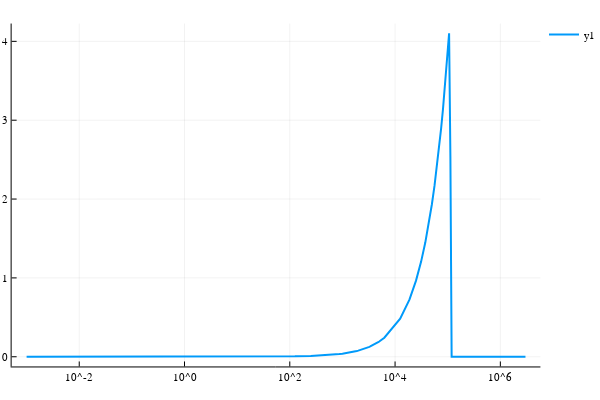

Write notebook code for a chart like this one.
### Markdown cell above
## W vs ξ

### Code cell
wpdata = Chemostat.v1.FBA.s.(fbaress,Wid,Wtid);
wp = plot((ξrange,wpdata), xaxis = :log, lw = 2)

### Figure 1 — Plotly figure (JSON) as saved in the notebook; plotly's stock layout.template omitted (floating-point values rounded to 4 significant figures; data arrays with more than 128 entries replaced by an {"elided": "..."} marker saying what was removed)
{"data": [{"colorbar": {"title": ""}, "hoverinfo": "text", "legendgroup": "y1", "line": {"color": "rgba(0, 154, 250, 1.000)", "dash": "solid", "shape": "linear", "width": 2}, "mode": "lines", "name": "y1", "showlegend": true, "text": {"elided": "255 null values"}, "type": "scatter", "x": {"elided": "255 float values"}, "xaxis": "x1", "y": {"elided": "255 float values"}, "yaxis": "y1"}], "layout": {"annotations": [], "height": 400, "legend": {"bgcolor": "rgba(255, 255, 255, 1.000)", "bordercolor": "rgba(0, 0, 0, 1.000)", "font": {"color": "rgba(0, 0, 0, 1.000)", "family": "sans-serif", "size": 11}, "tracegroupgap": 0, "x": 1, "y": 1}, "margin": {"b": 20, "l": 0, "r": 0, "t": 20}, "paper_bgcolor": "rgba(255, 255, 255, 1.000)", "plot_bgcolor": "rgba(255, 255, 255, 1.000)", "showlegend": true, "width": 600, "xaxis": {"anchor": "y1", "domain": [0.02138, 0.9934], "gridcolor": "rgba(0, 0, 0, 0.100)", "gridwidth": 0.5, "linecolor": "rgba(0, 0, 0, 1.000)", "mirror": false, "range": [-3.284, 6.761], "showgrid": true, "showline": true, "showticklabels": true, "tickangle": 0, "tickcolor": "rgb(0, 0, 0)", "tickfont": {"color": "rgba(0, 0, 0, 1.000)", "family": "sans-serif", "size": 11}, "tickmode": "array", "ticks": "inside", "ticktext": ["10^-2", "10^0", "10^2", "10^4", "10^6"], "tickvals": [0.01, 1, 100, 10000, 1000000], "title": "", "titlefont": {"color": "rgba(0, 0, 0, 1.000)", "family": "sans-serif", "size": 15}, "type": "log", "visible": true, "zeroline": false, "zerolinecolor": "rgba(0, 0, 0, 1.000)"}, "yaxis": {"anchor": "x1", "domain": [0.03762, 0.9902], "gridcolor": "rgba(0, 0, 0, 0.100)", "gridwidth": 0.5, "linecolor": "rgba(0, 0, 0, 1.000)", "mirror": false, "range": [-0.1231, 4.226], "showgrid": true, "showline": true, "showticklabels": true, "tickangle": 0, "tickcolor": "rgb(0, 0, 0)", "tickfont": {"color": "rgba(0, 0, 0, 1.000)", "family": "sans-serif", "size": 11}, "tickmode": "array", "ticks": "inside", "ticktext": ["0", "1", "2", "3", "4"], "tickvals": [0, 1, 2, 3, 4], "title": "", "titlefont": {"color": "rgba(0, 0, 0, 1.000)", "family": "sans-serif", "size": 15}, "type": "-", "visible": true, "zeroline": false, "zerolinecolor": "rgba(0, 0, 0, 1.000)"}}}
